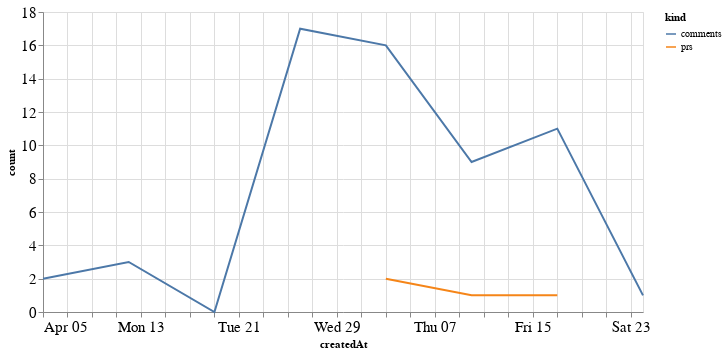

The code cell stored with this chart in its notebook:
### Code cell
alt.Chart(total_time, width=600).mark_line().encode(
    x='createdAt',
    y='count',
    color='kind'
)

### Figure 1 — Vega-Lite specification as saved in the notebook (floating-point values rounded to 4 significant figures)
{"config": {"axisLeft": {"labelFontSize": 15}, "axisBottom": {"labelFontSize": 15}}, "data": {"name": "data-d6a040fcb605658dc6caaf061b563b3f"}, "mark": "line", "encoding": {"color": {"type": "nominal", "field": "kind"}, "x": {"type": "temporal", "field": "createdAt"}, "y": {"type": "quantitative", "field": "count"}}, "width": 600, "$schema": "https://vega.github.io/schema/vega-lite/v4.0.2.json", "datasets": {"data-d6a040fcb605658dc6caaf061b563b3f": [{"createdAt": "2020-05-03T00:00:00", "kind": "prs", "count": 2.0}, {"createdAt": "2020-05-10T00:00:00", "kind": "prs", "count": 1.0}, {"createdAt": "2020-05-17T00:00:00", "kind": "prs", "count": 1.0}, {"createdAt": "2020-04-05T00:00:00", "kind": "prs", "count": null}, {"createdAt": "2020-04-12T00:00:00", "kind": "prs", "count": null}, {"createdAt": "2020-04-19T00:00:00", "kind": "prs", "count": null}, {"createdAt": "2020-04-26T00:00:00", "kind": "prs", "count": null}, {"createdAt": "2020-05-24T00:00:00", "kind": "prs", "count": null}, {"createdAt": "2020-05-03T00:00:00", "kind": "comments", "count": 16.0}, {"createdAt": "2020-05-10T00:00:00", "kind": "comments", "count": 9.0}, {"createdAt": "2020-05-17T00:00:00", "kind": "comments", "count": 11.0}, {"createdAt": "2020-04-05T00:00:00", "kind": "comments", "count": 2.0}, {"createdAt": "2020-04-12T00:00:00", "kind": "comments", "count": 3.0}, {"createdAt": "2020-04-19T00:00:00", "kind": "comments", "count": 0.0}, {"createdAt": "2020-04-26T00:00:00", "kind": "comments", "count": 17.0}, {"createdAt": "2020-05-24T00:00:00", "kind": "comments", "count": 1.0}]}}
